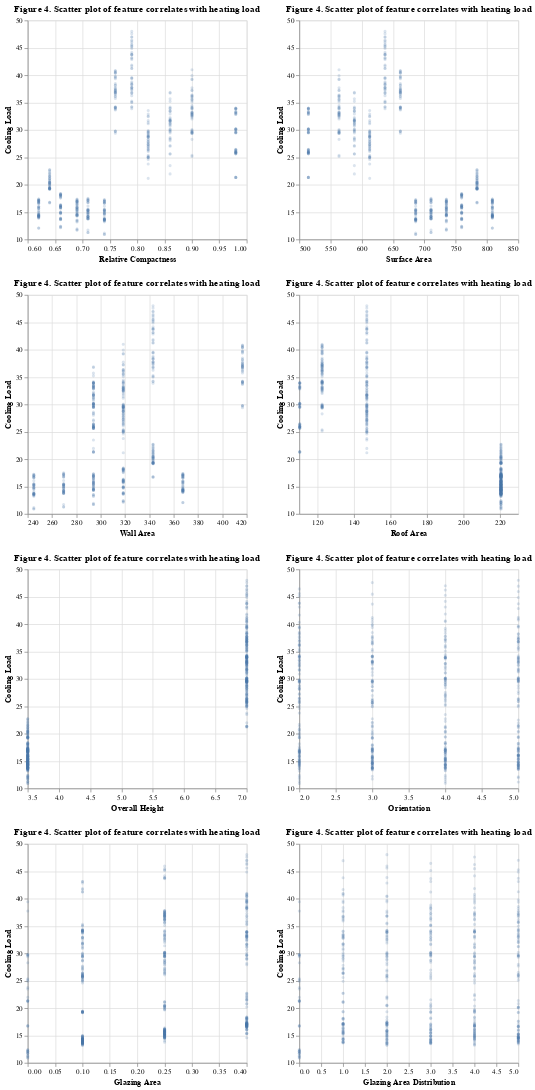

Notebook source saved alongside this figure:
### Code cell
scatter2 = alt.Chart(train_df,
                    title = 'Figure 4. Scatter plot of feature correlates with heating load').mark_point(opacity = 0.2,
                                       size = 5).encode(
    alt.X (alt.repeat(),
           type = 'quantitative',
           scale = alt.Scale(zero = False)),
    alt.Y('Cooling Load',
          scale = alt.Scale(zero = False))
    ).properties(
    width = 300,
    height = 300
    ).repeat(
    repeat = feats,
        columns = 2
    )
scatter2

### Figure 1 — Vega-Lite specification as saved in the notebook (floating-point values rounded to 4 significant figures; data arrays with more than 128 entries replaced by an {"elided": "..."} marker saying what was removed)
{"$schema": "https://vega.github.io/schema/vega-lite/v4.17.0.json", "columns": 2, "config": {"view": {"continuousHeight": 300, "continuousWidth": 400}}, "datasets": {"data-6f853e7087029a474ca9fa67d7e519bb": {"elided": "537 records"}}, "repeat": ["Relative Compactness", "Surface Area", "Wall Area", "Roof Area", "Overall Height", "Orientation", "Glazing Area", "Glazing Area Distribution"], "spec": {"data": {"name": "data-6f853e7087029a474ca9fa67d7e519bb"}, "encoding": {"x": {"field": {"repeat": "repeat"}, "scale": {"zero": false}, "type": "quantitative"}, "y": {"field": "Cooling Load", "scale": {"zero": false}, "type": "quantitative"}}, "height": 300, "mark": {"opacity": 0.2, "size": 5, "type": "point"}, "title": "Figure 4. Scatter plot of feature correlates with heating load", "width": 300}}
